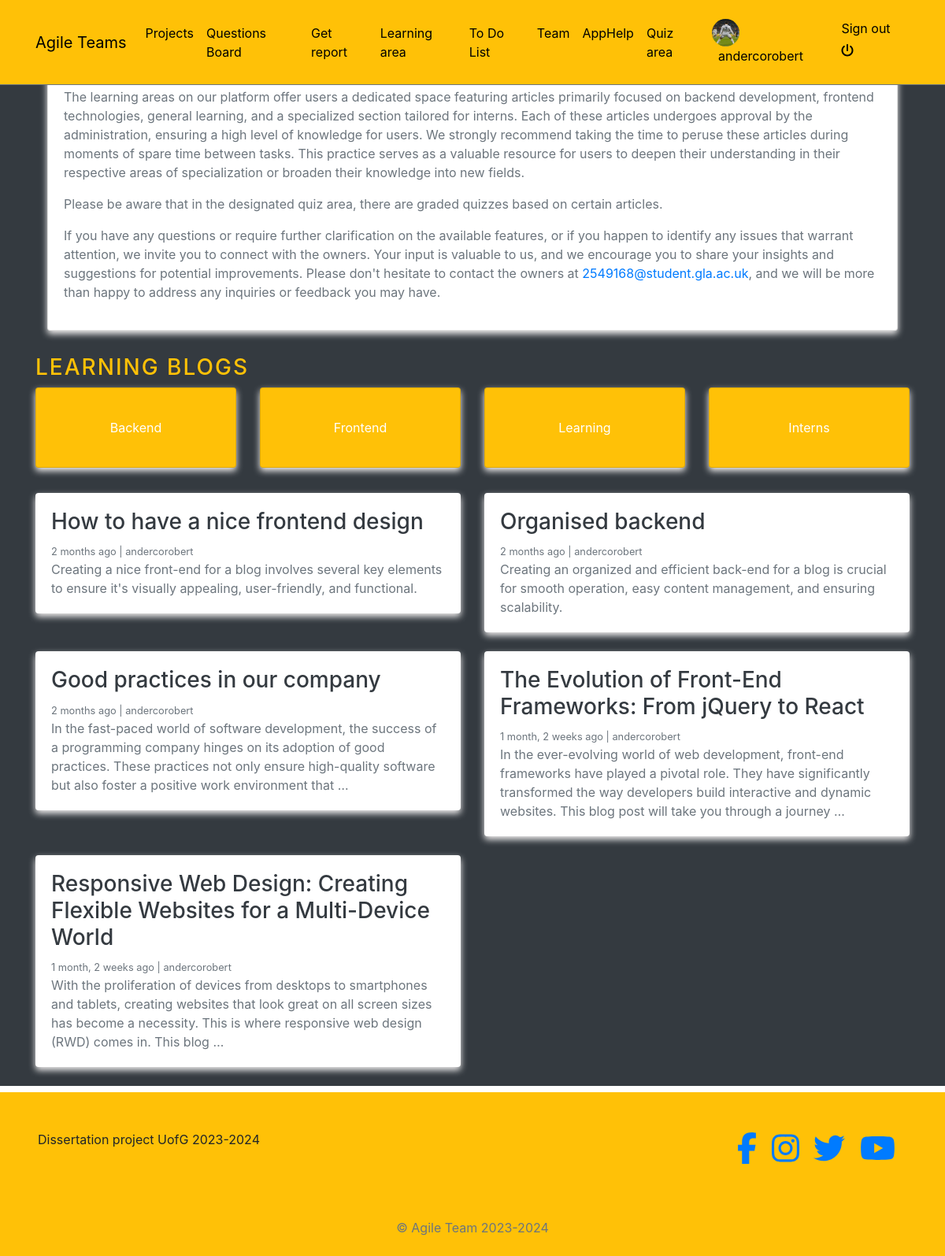
The app's page /learning/ (signed in), older data.
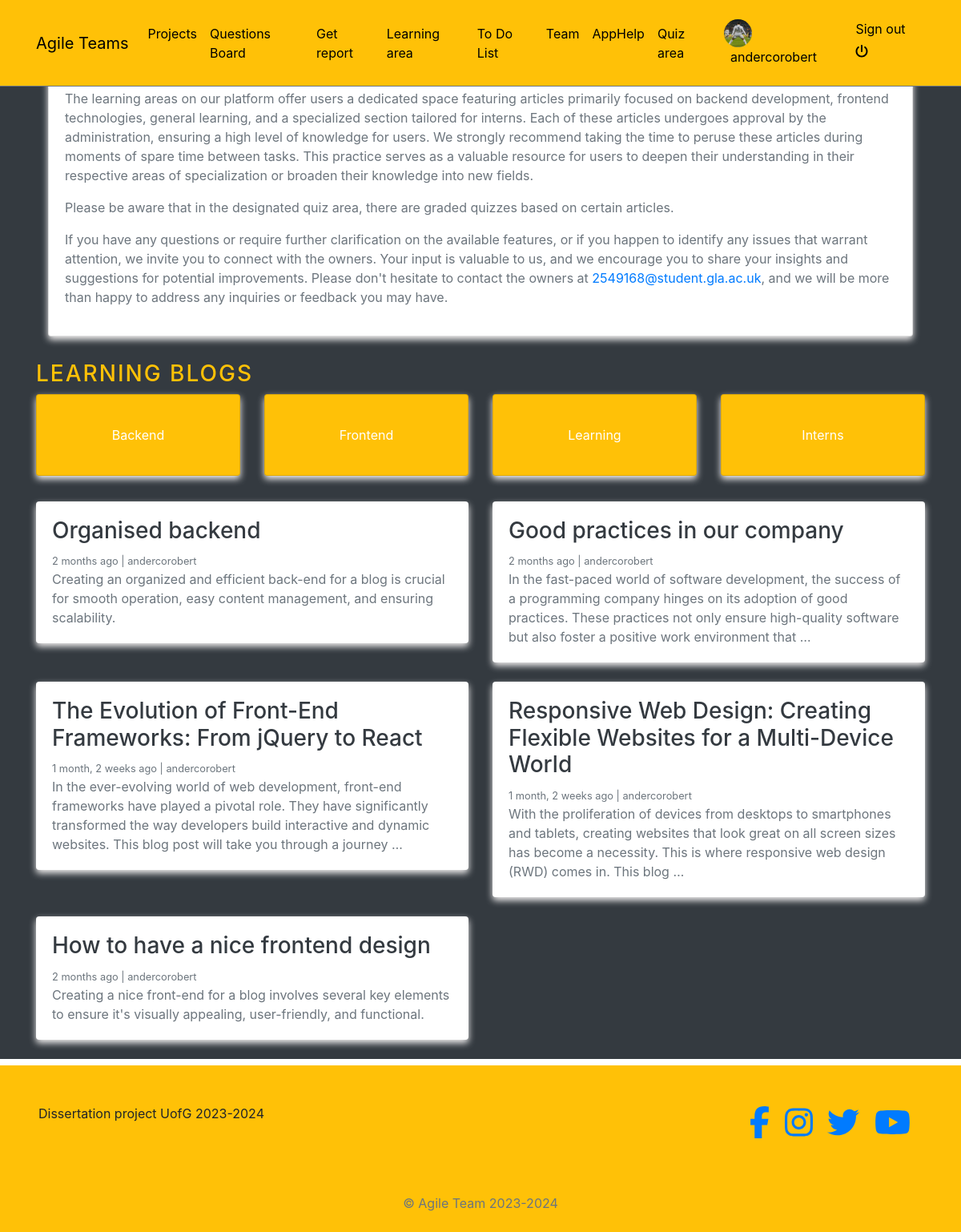
The same page, newer data.
### blogs/models.py (models this page shows, shortened)
class Category(models.Model):
    category_name = models.CharField(max_length=200, unique=True)
    created_at = models.DateTimeField(auto_now_add=True)
    updated_at = models.DateTimeField(auto_now=True)
    class Meta:
        verbose_name_plural = 'Categories'

class Blog(models.Model):
    title = models.CharField(max_length=200)
    slug = models.SlugField(max_length=250, unique=True, blank=True)
    category = models.ForeignKey(Category, on_delete=models.CASCADE)
    author = models.ForeignKey(User, on_delete=models.CASCADE)
    short_description =models.TextField(max_length=500)
    description = models.TextField(blank=True, null=True)
    blog_body = models.TextField(max_length=5000)
    status = models.CharField(max_length=20, choices= STATUS_CHOICES, default='Draft')
    created_at = models.DateTimeField(auto_now_add=True)
    updated_at = models.DateTimeField(auto_now=True)

### agile/views.py (the view)
# urls.py: 2. Add a URL to urlpatterns:  path('', views.home, name='home')
def home(request):
    categories = Category.objects.all()
    posts = Blog.objects.filter(status='Published').order_by('updated_at')
    context = {
        'categories': categories,
        'posts': posts,
    }
    return render(request, 'home.html', context)

### blogs/context_processors.py (called while the page is built)
def get_categories(request):
    categories = Category.objects.all()
    return dict(categories=categories)

### profiles/context_processors.py (called while the page is built)
def profile_pic(request):
    if request.user.is_authenticated:
        user = request.user
        try:
            profile_obj = Profile.objects.get(user=user)
            pic = profile_obj.profile_picture
        except Profile.DoesNotExist:
            pic = None
        return {'picture':pic}
    return {}

def get_profile(request):
    if request.user.is_authenticated:
        user = request.user
        try:
            profile_obj = Profile.objects.get(user=user)
        except Profile.DoesNotExist:
            pic = None
        return {'profile':profile_obj}
    return {}

### templates/home.html
{% extends 'base.html' %}
{% block content %}
{% if request.user.is_authenticated  %}
    <div class="container" style="margin-top: 70px; ">
      <div class="container">
        <div class="card">
            <div class="card-body">
<p> The learning areas on our platform offer users a dedicated space featuring articles primarily focused on backend development, frontend technologies, general learning, and a specialized section tailored for interns. Each of these articles undergoes approval by the administration, ensuring a high level of knowledge for users. We strongly recommend taking the time to peruse these articles during moments of spare time between tasks. This practice serves as a valuable resource for users to deepen their understanding in their respective areas of specialization or broaden their knowledge into new fields. </p>
<p>Please be aware that in the designated quiz area, there are graded quizzes based on certain articles.</p>
<p>If you have any questions or require further clarification on the available features, or if you happen to identify any issues that warrant attention, we invite you to connect with the owners. Your input is valuable to us, and we encourage you to share your insights and suggestions for potential improvements. Please don't hesitate to contact the owners at <a href="mailto:2549168@student.gla.ac.uk">2549168@student.gla.ac.uk</a>, and we will be more than happy to address any inquiries or feedback you may have.</p>
</div>
        </div>
    </div>
        <h3 class="text-uppercase text-warning" style="letter-spacing: 2px; margin-top: 30px;">Learning Blogs</h3>
        <div class="row mb-4">
            <div class="col-md-12 text-center">
                <div class="card-deck">
                    {% for category in categories %}
                        <a href="{% url 'posts_by_category' category.id %}" class="card text-white bg-warning mb-2">
                            <div class="card-body d-flex justify-content-center align-items-center" style="height: 100px;">
                                <span class="card-text">{{ category.category_name }}</span>
                            </div>
                        </a>
                    {% endfor %}
                </div>
            </div>
        </div>
        <div class="row mb-2">
            {% for blog_post in posts %}
                <div class="col-md-6">
                    <div class="card border-0 mb-4">
                        <div class="card-body">
                            <h3><a href="{% url 'blogs' blog_post.slug %}" class="text-dark">{{ blog_post.title }}</a></h3>
                            <small class="mb-1 text-muted">{{ blog_post.created_at | timesince }} ago | {{ blog_post.author }}</small>
                            <p class="card-text">{{ blog_post.short_description | truncatewords:35 }}</p>
                        </div>
                    </div>
                </div>
            {% endfor %}
        </div>
    </div>
    {% else %}
    <div class = "text-white text-center h3" style="margin-top: 70px;"> Please log in! </div>
    {% endif %}
{% endblock %}

Row changes from the older to the newer data that the page shows:
changed Blog "How to have a nice frontend design": moves down the list
